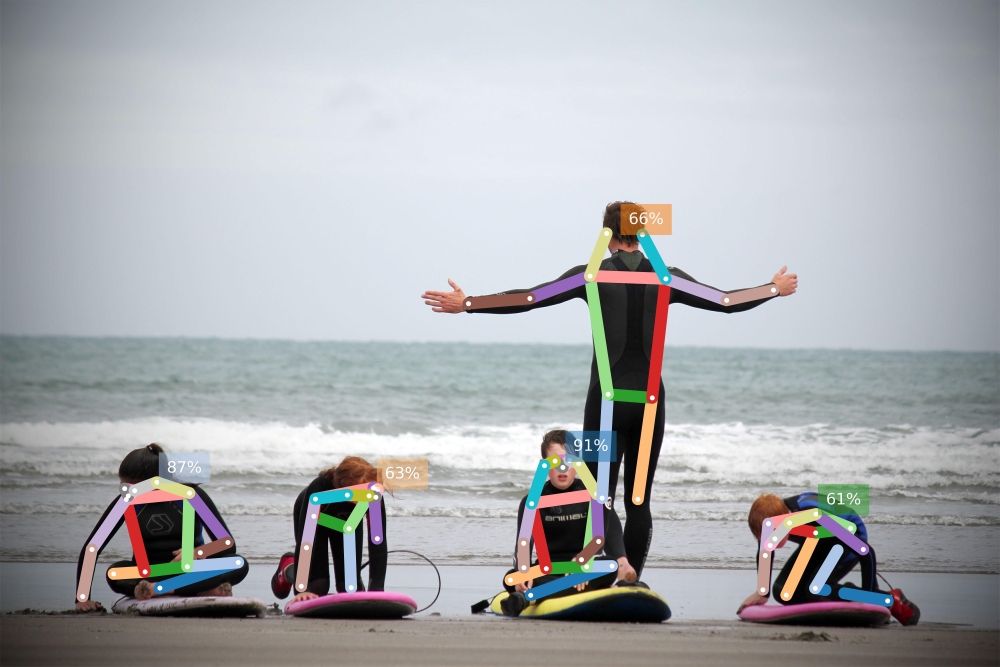
#> input picture detection/openpifpaf/test.jpg.predictions.jpeg, 5000 x 3333 px, given in place of the camera (shown at 1/5 size)
$ python warpPerspectiveCalibration.py
#> lines starting #> are read from the running program, lines starting #| are printed output that depends on the picture
import cv2 as cv
import numpy as np

# View untransformed image and select corner points

# FISHEYE CORRECTION
DIM=(1280, 720)
K=np.array([[715.0845213313972, 0.0, 649.466032885757], [0.0, 714.7508174031162, 349.07092982998165], [0.0, 0.0, 1.0]])
D=np.array([[-0.018535944017385605], [-0.036164616733474465], [0.0996012486725898], [-0.08137886264463776]])

# store map results
map1, map2 = cv.fisheye.initUndistortRectifyMap(K, D, np.eye(3), K, DIM, cv.CV_16SC2)

def undistort(img, map1, map2):
    undistorted_img = cv.remap(img, map1, map2, interpolation=cv.INTER_LINEAR, borderMode=cv.BORDER_CONSTANT)

    return undistorted_img

# img = cv.imread('')
video = cv.VideoCapture(0)

# video.set(cv.CAP_PROP_FRAME_WIDTH, 1920)
# video.set(cv.CAP_PROP_FRAME_HEIGHT, 1080)

input_points = []

width = 1920
# 16:9 aspect ratio of 1920 x 1080 to match projector
height = int(width*.979)
# height = int(width*.9)

convertedPoints= np.float32([[0, 0], [width, 0], [0, height], [width, height]])

matrix = None
# img_output = cv.warpPerspective(img, matrix, (width, height))

def onMouse(event, x, y, flags, param):
    global input_points, convertedPoints, matrix
    if event == cv.EVENT_LBUTTONDOWN:
       if len(input_points) < 5:
           input_points.append((x, y))
           print('x = %d, y = %d'%(x, y))
           if len(input_points) == 4:
               input_points = np.array(input_points, np.float32)
               print(input_points)
            #    matrix = cv.getPerspectiveTransform(input_points, convertedPoints)

while True:
    success, frame = video.read()
#> frame is the input picture: shape (3333, 5000, 3); mean B, G, R 176, 172.7, 170.5

    frame = cv.rotate(frame, cv.ROTATE_180)
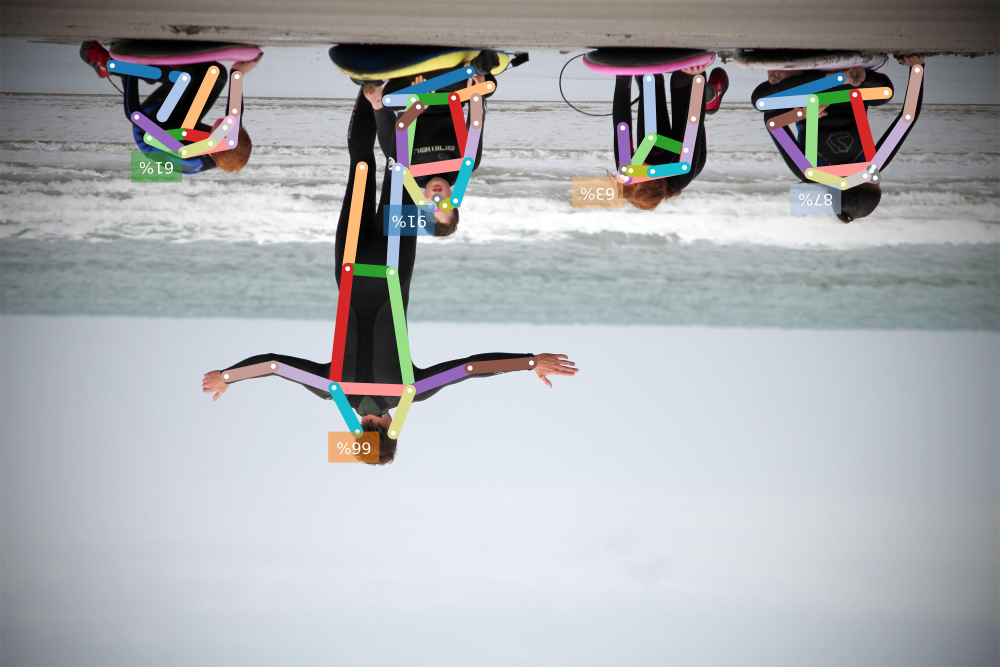
#> frame: shape (3333, 5000, 3) (shown at 1/5 size); mean B, G, R 176, 172.7, 170.5
    frame = undistort(frame, map1, map2)
#> in undistort, `undistorted_img = cv.remap(img, map1, map2, interpolation=cv.INTER_LIN..`:
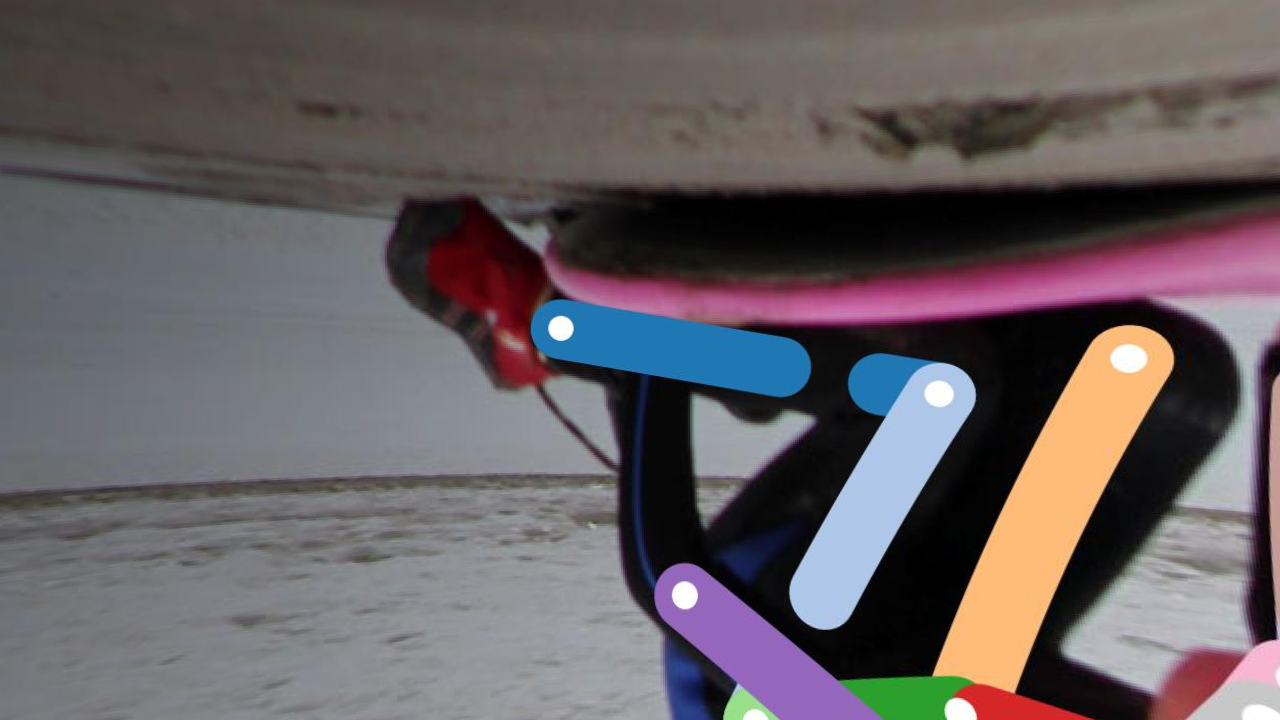
#> undistorted_img: shape (720, 1280, 3); mean B, G, R 97.8, 94.7, 102

    if len(input_points) == 4:
        matrix = cv.getPerspectiveTransform(input_points, convertedPoints)

        transformedFrame = cv.warpPerspective(frame, matrix, (width, height))
        cv.imshow('transformed', transformedFrame)

    for point in input_points:
        # print(type(point))
        cv.circle(frame, (int(point[0]), int(point[1])), 3, (255, 0, 0), -1)

    cv.imshow('original', frame)

    cv.setMouseCallback('original', onMouse)

    key = cv.waitKey(1) & 0xFF
#> (key q is pressed here)

    if key == ord("q"):
        break

# cv.imshow('original', img)
# cv.imshow('warped', img_output)

# cv.waitKey(0)

cv.destroyAllWindows()
video.release()

$ run again, on detection/openpifpaf/predictions2.jpeg
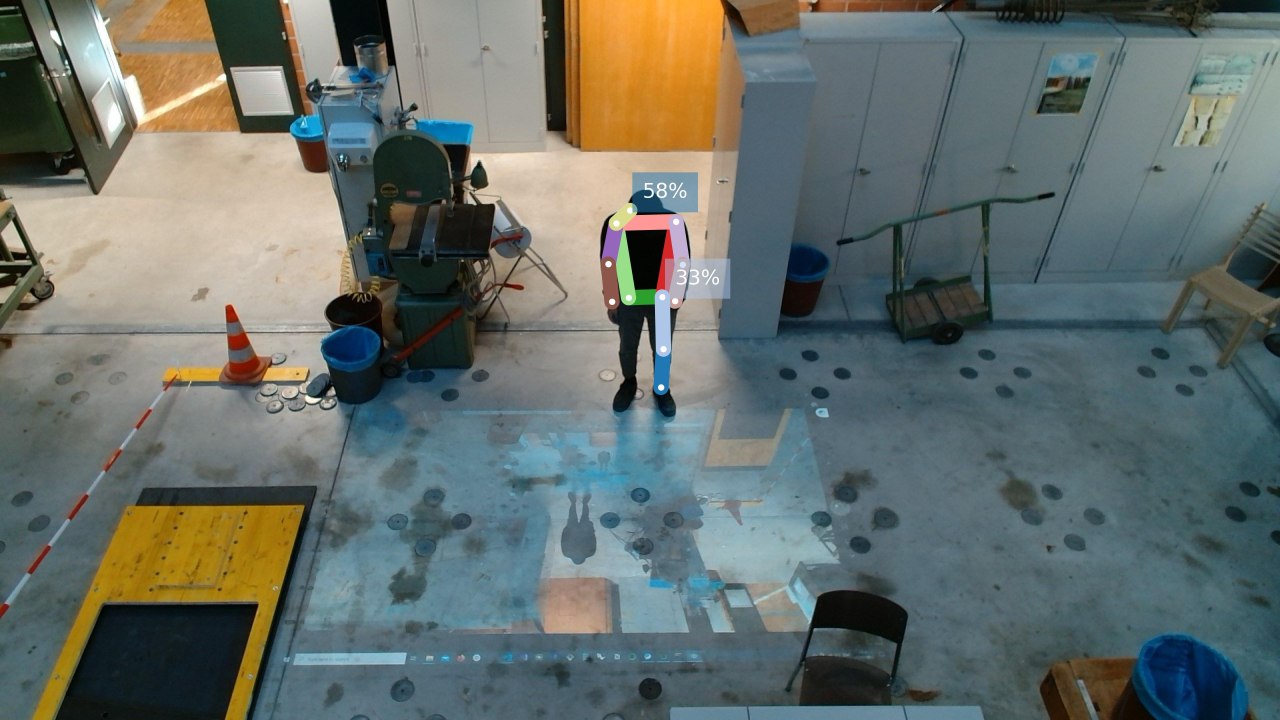
#> input picture detection/openpifpaf/predictions2.jpeg, 3840 x 2160 px, given in place of the camera (shown at 1/3 size)
#> frame is the input picture: shape (2160, 3840, 3); mean B, G, R 105.9, 110.6, 101.8
#> `frame = cv.rotate(frame, cv.ROTATE_180)`:
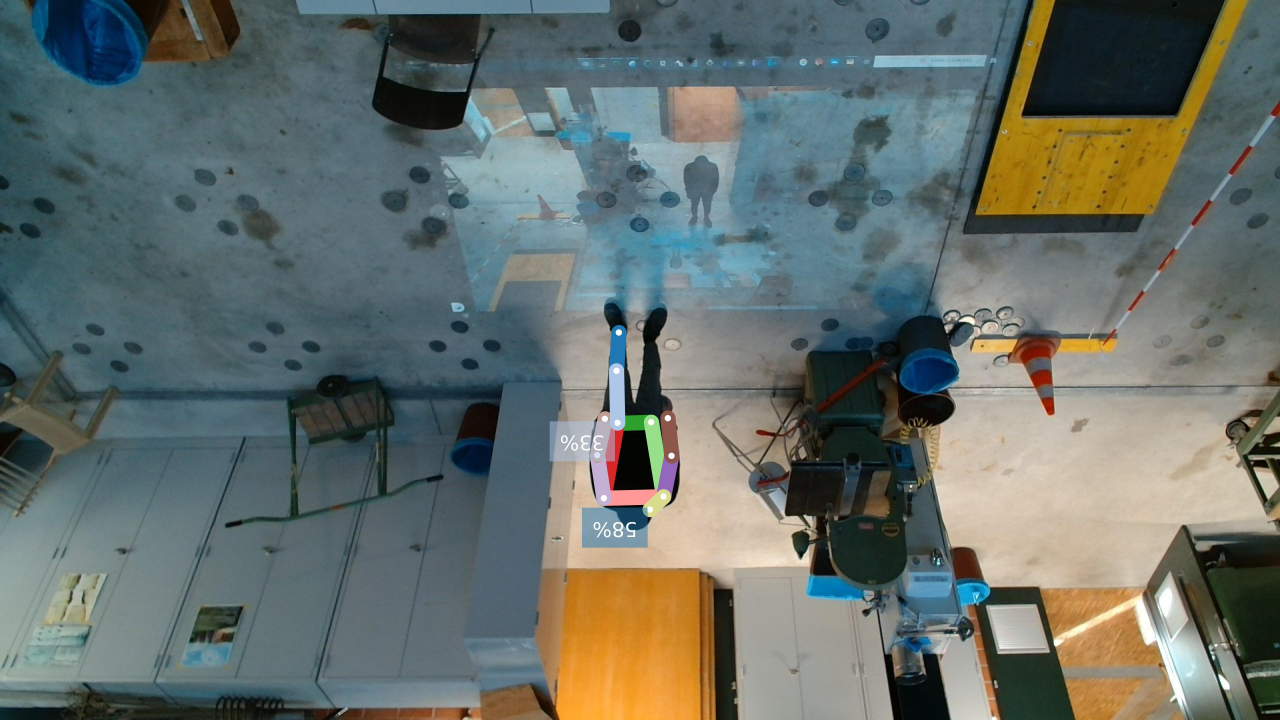
#> frame: shape (2160, 3840, 3) (shown at 1/3 size); mean B, G, R 105.9, 110.6, 101.8
#> in undistort, `undistorted_img = cv.remap(img, map1, map2, interpolation=cv.INTER_LIN..`:
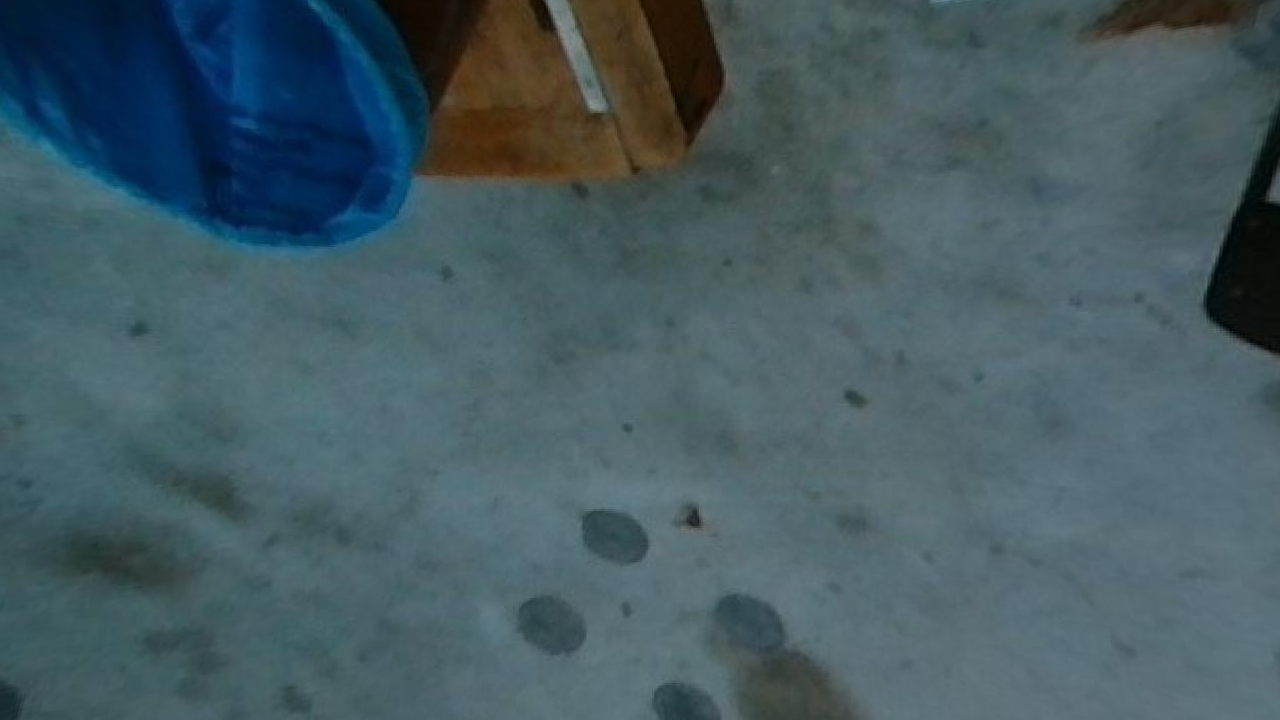
#> undistorted_img: shape (720, 1280, 3); mean B, G, R 98, 90.7, 69.2

$ run again, on detection/openpifpaf/testFlip.jpg.predictions.jpeg
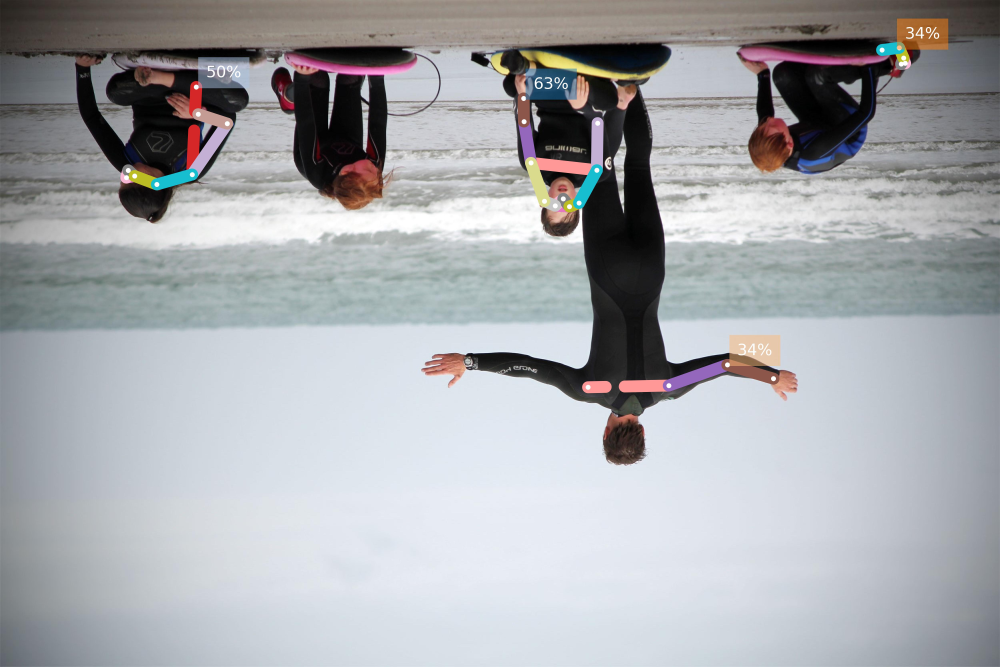
#> input picture detection/openpifpaf/testFlip.jpg.predictions.jpeg, 5000 x 3333 px, given in place of the camera (shown at 1/5 size)
#> frame is the input picture: shape (3333, 5000, 3); mean B, G, R 172, 168.2, 166.2
#> `frame = cv.rotate(frame, cv.ROTATE_180)`:
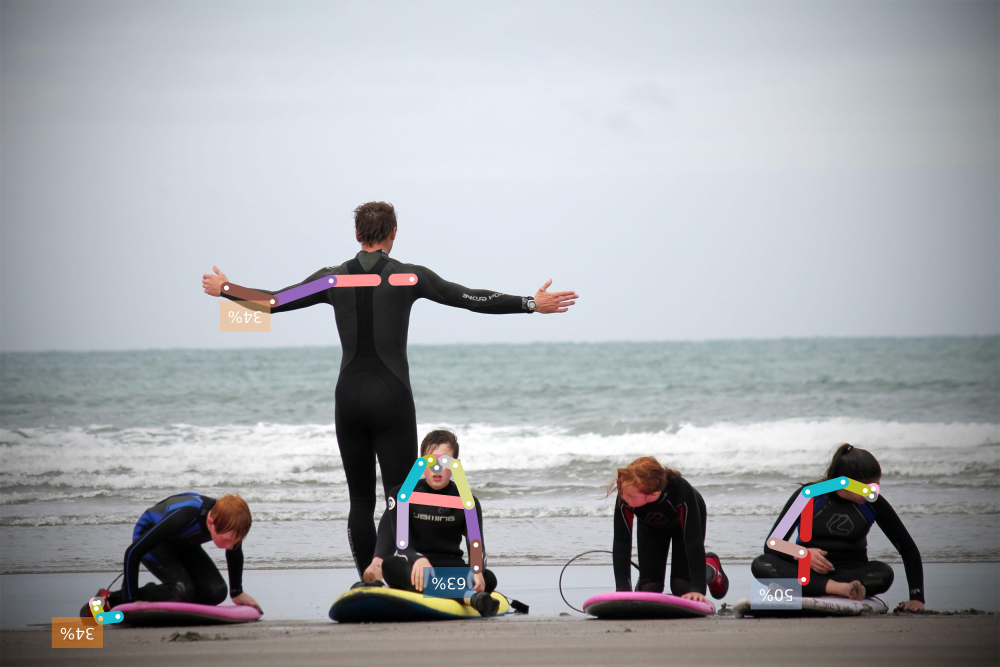
#> frame: shape (3333, 5000, 3) (shown at 1/5 size); mean B, G, R 172, 168.2, 166.2
#> in undistort, `undistorted_img = cv.remap(img, map1, map2, interpolation=cv.INTER_LIN..`:
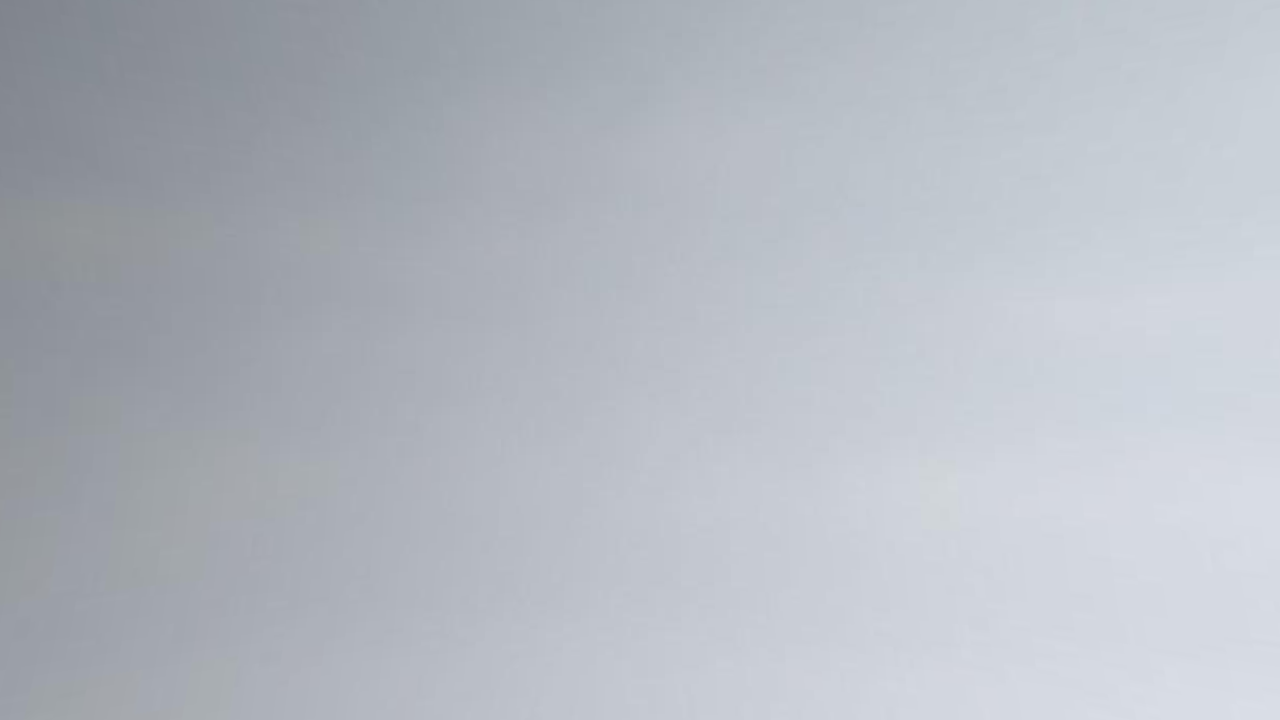
#> undistorted_img: shape (720, 1280, 3); mean B, G, R 194.1, 185.7, 180.9
